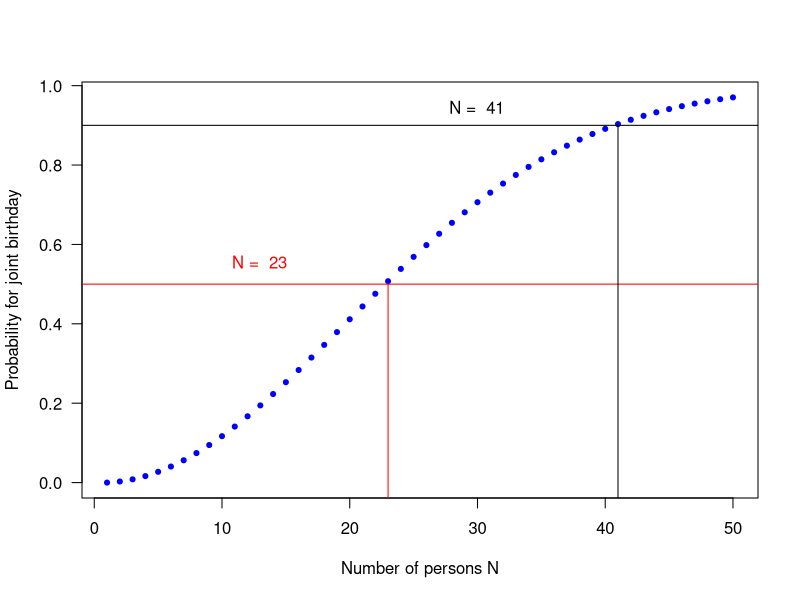

Write R code to recreate this figure.
print('file: SolutionBirthday2b.R')
print(date())
print(R.Version()$version.string)
# ---------------------------------------------------------
# created by: Dieter.Wolf-Gladrow@awi.de 
#    11/2026 
# ---------------------------------------------------------
Narr = seq(1,50); L = length(Narr)
pb = numeric(L)
j=1; pb[j] = 0
for(j in 2:L) {N = Narr[j]; pnbN = 1;
  for(k in 1:N) pnbN = pnbN*(366-k)/365; # probability for no joint birthday
  pb[j] = 1-pnbN}  # probability for joint birthday
  # --- 50% chance:
  k50 = which.min((pb-0.5)^2)
  pb[k50]
  k90 = which.min((pb-0.9)^2)
  pb[k90]
  print(c(round(pb[k50],3),'pb[k50]'))
  print(c(Narr[k50],'Narr[k50]'))
  print(c(round(pb[k90],3),'pb[k90]'))
  print(c(Narr[k90],'Narr[k90]'))
  k1 = 26
  print(c(round(pb[k1],3),'pb[k1]'))
  print(c(Narr[k1],'Narr[k1]'))
  # png('Birthday261125.png',width=16,height=12,units='cm',res=300)
  plot(Narr,pb,type='p',lwd=3,col='blue',
       xlab='Number of persons N',
       ylab='Probability for joint birthday',las=1,cex=0.4)
  abline(0.5,0,col='red')
  xp = c(k50,k50); yp = c(-0.1,0.5)
  lines(xp,yp,col='red')
  text(10,0.55,paste('N = ',as.character(k50)),
                     col='red',pos=4)
  abline(0.9,0,col='black')
  xp = c(k90,k90); yp = c(-0.1,0.9)
  lines(xp,yp,col='black')
  text(27,0.94,paste('N = ',as.character(k90)),
       col='black',pos=4)
# dev.off()
# ---------------------------------------------------
# Results: 
  # [1] "file: SolutionBirthday2b.R"
  # [1] "Wed Nov 25 20:07:57 2026"
  # [1] "R version 4.4.2 (2024-10-31)"
  # [1] "0.507"   "pb[k50]"
  # [1] "23"        "Narr[k50]"
  # [1] "0.903"   "pb[k90]"
  # [1] "41"        "Narr[k90]"
  # [1] "0.598"  "pb[k1]"
  # [1] "26"       "Narr[k1]"
  # ---------------------------------------------------
